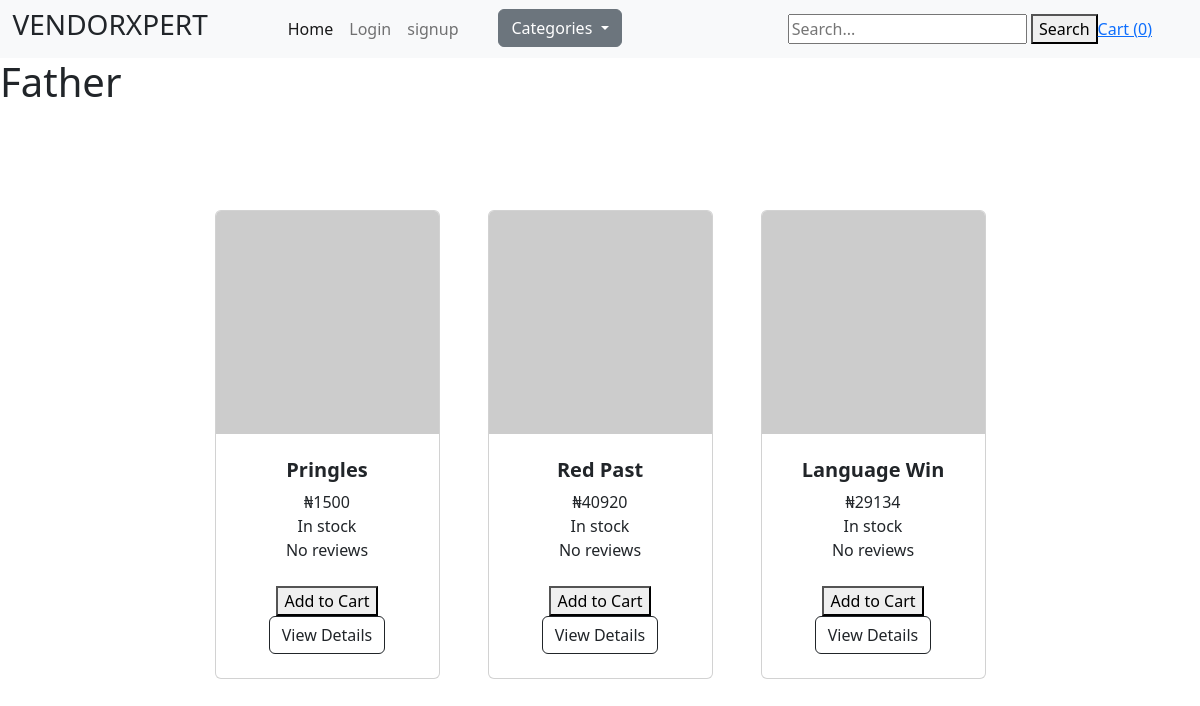
/so-upon-process/, run on the app's committed database.
### store/models.py (models this page shows, shortened)
class Category(models.Model):
    title = models.CharField(max_length=50)
    slug = models.SlugField()
    class Meta:
        verbose_name_plural = 'Categories'

class Product(models.Model):
    DRAFT = "draft"
    WAITING_APPROVAL = "waiting approval"
    ACTIVE = 'active'
    DELETED = 'deleted'
    IN_STOCK = 'in stock'
    OUT_OF_STOCK = 'out of stock'
    STATUS_CHOICES = (
        (DRAFT , "draft"),
        (WAITING_APPROVAL , "waiting approval"),
        (ACTIVE , 'active'),
        (DELETED , 'deleted'),
    )
    STOCK_CHOICES = (
        (IN_STOCK , 'In stock'),
        (OUT_OF_STOCK , 'Out of stock'),
    )
    category = models.ForeignKey(Category, related_name='product', on_delete=models.CASCADE)
    vendor = models.ForeignKey(VendorProfile,related_name='product', on_delete=models.CASCADE)
    title = models.CharField(max_length=50)
    slug = models.SlugField()
    description = models.TextField()
    price = models.BigIntegerField()
    created_at = models.DateTimeField(auto_now=True)
    updated_at = models.DateTimeField(auto_now=True)
    product_image = models.ImageField(upload_to='uploads/product_image/', blank=True, null=True)
    thumbnail = models.ImageField(upload_to='uploads/product_image/thumbnail', blank=True, null=True)
    status = models.CharField(max_length=50, choices=STATUS_CHOICES, default=ACTIVE)
    stock = models.CharField(max_length=50, choices=STOCK_CHOICES, default=IN_STOCK)
    featured = models.BooleanField(default=False)
    class Meta:
        ordering = ('-created_at',)
    def display_price(self):
        return self.price
    def get_thumbnail(self):
        if self.thumbnail:
            return self.thumbnail.url
        else:
            if self.product_image:
                self.thumbnail = self.make_thumbnail(self.product_image)
                self.save()
                return self.thumbnail.url
            else:
                return 'https://via.placeholder.com/240x240x.jpg'

### store/views.py (the view)
# urls.py: path('<slug:slug>/', views.category_detail, name='category_detail'),
def category_detail(request, slug):
    category = get_object_or_404(Category, slug=slug)
    product = category.product.filter(status=Product.ACTIVE, stock=Product.IN_STOCK)
    return render(request, 'store/category_detail.html', {
        'category':category,
        'product':product
    })

### store/cart.py (called while the page is built)
    def __len__(self):
        return sum(item['quantity'] for item in self.cart.values())

### store/context_processors.py (called while the page is built)
def cart(request):
    return {'cart':Cart(request)}

### store/templatetags/menu.py (called while the page is built)
@register.inclusion_tag('store/menu.html')
def menu():
    categories = Category.objects.all()
    return {'categories':categories}

### store/templates/store/category_detail.html (shortened to what this page needs)
{% extends 'core/base.html' %}
{% block body %}
<h1>{{ category.title }}</h1>
    {% include "store/partials/product.html" %}
{% endblock body %}

### store/templates/store/partials/product.html (shortened to what this page needs)
<section class="py-5">
    <div class="container px-4 px-lg-5 mt-5">
        <div class="row gx-4 gx-lg-5 row-cols-2 row-cols-md-3 row-cols-xl-4 justify-content-center">
            {% for products in product %}
            <div class="col mb-5">
                <div class="card h-100">
                        <img class="card-img-top" src="{{ products.get_thumbnail }}" alt="image of {{products.title}}" />
                    <div class="card-body p-4">
                        <div class="text-center">
                            <h5 class="fw-bolder">{{ products.title }}</h5>
                            <span>&#8358;</span>{{ products.display_price }}</br>
                            {{products.get_stock_display}}<br>
                            {% if product.comments %}
                                Average Rating:{{products.average_rating}}
                            {% else %}
                                No reviews
                            {% endif %}
                        </div>
                    </div>
                    <div class="card-footer p-4 pt-0 border-top-0 bg-transparent">
                        <div class="text-center"><button onclick="modifyCart('add', {{ products.id }})">Add to Cart</button></div>
                        <div class="text-center"><a class="btn btn-outline-dark mt-auto" href="{% url 'product_detail' products.category.slug products.slug %}">View Details</a></div>
                    </div>
                </div>
            </div>
            {% endfor %}
            </div>
        </div>
</section>

### data on the page
Category: title "Father"
Product: title "Pringles", display_price "1500", stock "In stock"
Product: title "Red Past", display_price "40920", stock "In stock"
Product: title "Language Win", display_price "29134", stock "In stock"

### other printed values
{{ cart|length }} "0"
